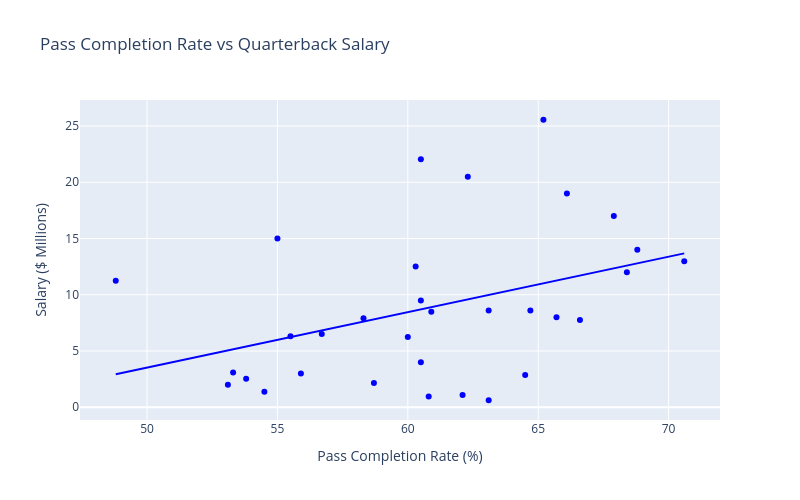

Notebook code cell kept with this figure:
### Markdown cell above
<div style="font-family: 'Times New Roman', serif;">

<h3 style="color: #7E22CE; font-size: 19px; font-weight: bold; margin: 12px 0 5px;">
    Task 02: Scatter Plot Using Plotly
</h3>

<p style="font-size: 16px; line-height: 1.5;">
    Create an interactive scatter plot using Plotly to examine the relationship between
    <b>Pass Completion Rate (PCR %)</b> on the X-axis and
    <b>Salary ($ millions)</b> on the Y-axis.
    Add an appropriate title, axis labels, and a linear trendline.
</p>

</div>

### Code cell
# Step 1: Import Plotly
import plotly.express as px

# Step 2: Create a scatter plot with a trendline
fig = px.scatter(
    df,
    x='PCR',
    y='Salary',
    trendline='ols',
    color_discrete_sequence=['blue'],
    title='Pass Completion Rate vs Quarterback Salary',
    width=800,
    height=500
)

# Step 3: Add axis labels
fig.update_layout(
    xaxis_title='Pass Completion Rate (%)',
    yaxis_title='Salary ($ Millions)'
)

# Step 4: Display the scatter plot
fig.show()

### Figure 1 — Plotly figure (JSON) as saved in the notebook; plotly's stock layout.template omitted (floating-point values rounded to 4 significant figures)
{"data": [{"hovertemplate": "PCR=%{x}<br>Salary=%{y}<extra></extra>", "legendgroup": "", "marker": {"color": "blue", "symbol": "circle"}, "mode": "markers", "name": "", "orientation": "v", "showlegend": false, "type": "scatter", "x": [65.2, 60.5, 62.3, 66.1, 67.9, 55.0, 68.8, 70.6, 60.3, 68.4, 48.8, 60.5, 63.1, 64.7, 60.9, 65.7, 58.3, 66.6, 56.7, 55.5, 60.0, 60.5, 53.3, 55.9, 64.5, 53.8, 58.7, 53.1, 54.5, 62.1, 60.8, 63.1], "xaxis": "x", "y": [25.56, 22.04, 20.5, 19.0, 17.0, 15.01, 14.01, 12.99, 12.51, 12.0, 11.26, 9.5, 8.602, 8.6, 8.5, 8.007, 7.907, 7.752, 6.507, 6.325, 6.256, 4.007, 3.1, 2.996, 2.865, 2.545, 2.167, 2.008, 1.38, 1.095, 0.9503, 0.626], "yaxis": "y"}, {"hovertemplate": "<b>OLS trendline</b><br>Salary = 0.492696 * PCR + -21.1038<br>R<sup>2</sup>=0.153013<br><br>PCR=%{x}<br>Salary=%{y} <b>(trend)</b><extra></extra>", "legendgroup": "", "marker": {"color": "blue", "symbol": "circle"}, "mode": "lines", "name": "", "showlegend": false, "type": "scatter", "x": [48.8, 53.1, 53.3, 53.8, 54.5, 55.0, 55.5, 55.9, 56.7, 58.3, 58.7, 60.0, 60.3, 60.5, 60.5, 60.5, 60.8, 60.9, 62.1, 62.3, 63.1, 63.1, 64.5, 64.7, 65.2, 65.7, 66.1, 66.6, 67.9, 68.4, 68.8, 70.6], "xaxis": "x", "y": [2.94, 5.058, 5.157, 5.403, 5.748, 5.995, 6.241, 6.438, 6.832, 7.62, 7.817, 8.458, 8.606, 8.704, 8.704, 8.704, 8.852, 8.901, 9.493, 9.591, 9.985, 9.985, 10.68, 10.77, 11.02, 11.27, 11.46, 11.71, 12.35, 12.6, 12.79, 13.68], "yaxis": "y"}], "layout": {"height": 500, "legend": {"tracegroupgap": 0}, "title": {"text": "Pass Completion Rate vs Quarterback Salary"}, "width": 800, "xaxis": {"anchor": "y", "domain": [0, 1], "title": {"text": "Pass Completion Rate (%)"}}, "yaxis": {"anchor": "x", "domain": [0, 1], "title": {"text": "Salary ($ Millions)"}}}}
